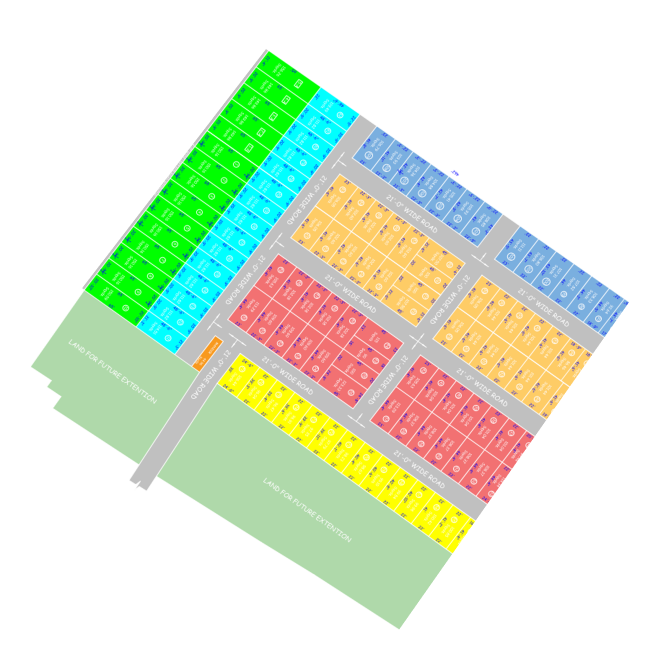
#> input picture test_fitted_cad_overlay.png, 2000 x 1997 px (shown at 1/3 size)
$ python -i cv_engine.py   (imports and definitions only)
#> lines starting #> are read from the running program, lines starting #| are printed output that depends on the picture
#> further down, picture is the input picture: PIL image 2000x1997 RGBA; mean R, G, B, A 76.5, 90.2, 67.4, 106
"""Preprocessing and Image Processing Engine for Layout Drawings.

Provides robust image preprocessing using OpenCV when available, with full
NumPy, SciPy, and Pillow fallbacks so the pipeline executes seamlessly in any environment.
"""

from __future__ import annotations

import logging
import math
from typing import Any, Dict, List, Optional, Tuple

import numpy as np
from PIL import Image, ImageEnhance, ImageFilter, ImageOps
from scipy import ndimage

logger = logging.getLogger("livemap.preprocessing")

try:
    import cv2  # type: ignore
    HAS_CV2 = True
except ImportError:
    cv2 = None
    HAS_CV2 = False


class ImagePreprocessingEngine:
    """Multi-strategy preprocessing engine for raster and scanned colony layout documents."""

    def __init__(self, high_resolution_dpi: int = 300, base_resolution_dpi: int = 150):
        self.high_resolution_dpi = high_resolution_dpi
        self.base_resolution_dpi = base_resolution_dpi

    # -------------------------------------------------------------------------
    # 1. Deskewing
    # -------------------------------------------------------------------------
    # [54 lines left out: functions detect_skew_angle, deskew, not called in this run]

    # -------------------------------------------------------------------------
    # 2. Denoising & Contrast Normalization
    # -------------------------------------------------------------------------
    def normalize_illumination(self, image: Image.Image) -> Image.Image:
        """Normalizes uneven background lighting across scanned layout drawings."""
        if HAS_CV2:
            try:
                np_img = np.array(image.convert("RGB"))
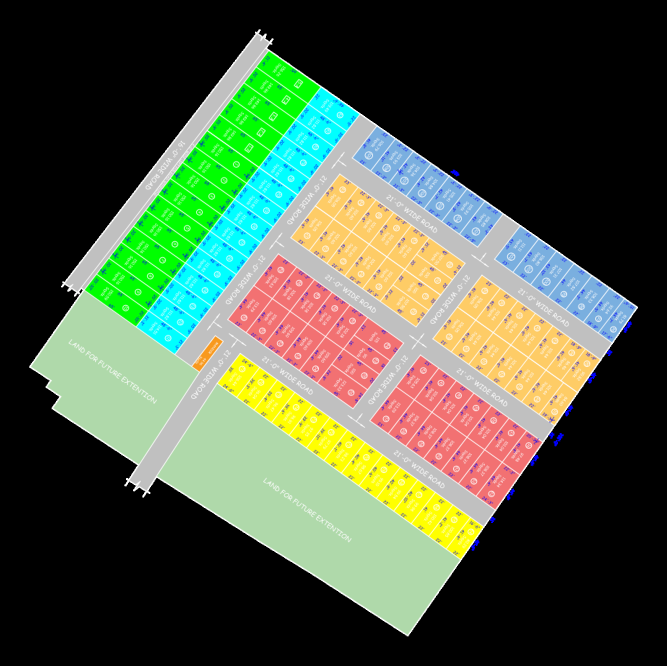
#> np_img: shape (1997, 2000, 3) (shown at 1/3 size); mean R, G, B 76.5, 90.2, 67.4
                # Convert to LAB and apply CLAHE to L channel
                lab = cv2.cvtColor(np_img, cv2.COLOR_RGB2LAB)
#> lab: shape (1997, 2000, 3); mean of channels 0, 1, 2 91.3, 123.4, 137.6
                l, a, b = cv2.split(lab)
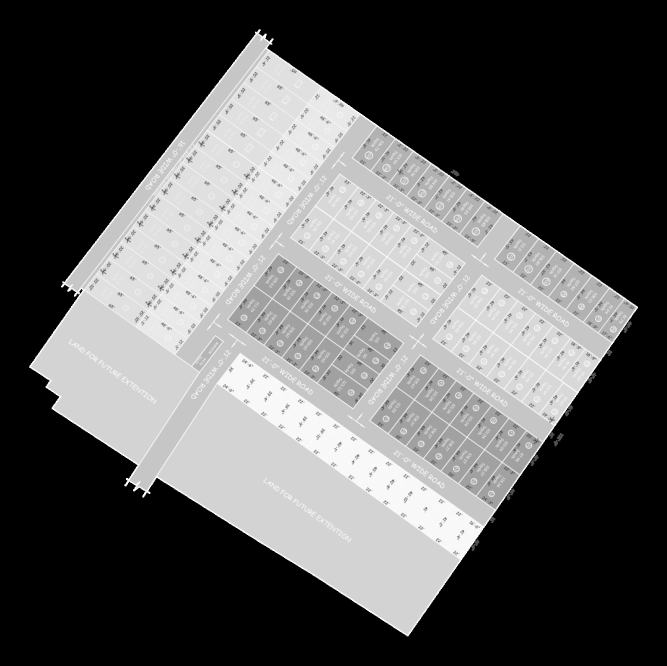
#> l: shape (1997, 2000) (shown at 1/3 size); min 0, max 255, mean 91.3
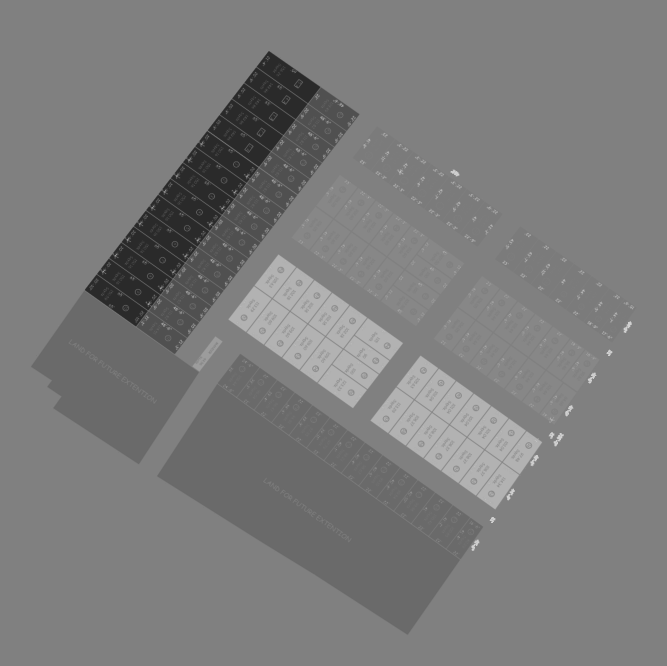
#> a: shape (1997, 2000) (shown at 1/3 size); min 42, max 207, mean 123.4
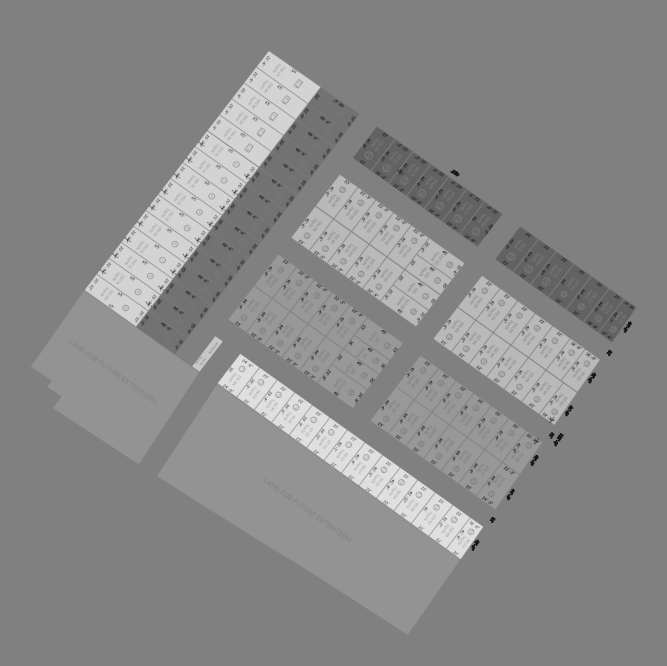
#> b: shape (1997, 2000) (shown at 1/3 size); min 20, max 223, mean 137.6
                clahe = cv2.createCLAHE(clipLimit=2.5, tileGridSize=(8, 8))
                cl = clahe.apply(l)
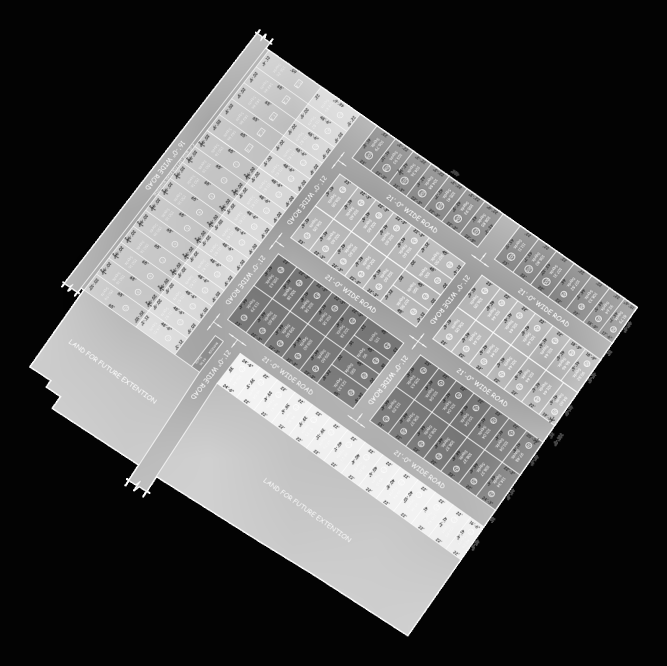
#> cl: shape (1997, 2000) (shown at 1/3 size); min 2, max 255, mean 83.5
                merged = cv2.merge((cl, a, b))
#> merged: shape (1997, 2000, 3); mean of channels 0, 1, 2 83.5, 123.4, 137.6
                norm_rgb = cv2.cvtColor(merged, cv2.COLOR_LAB2RGB)
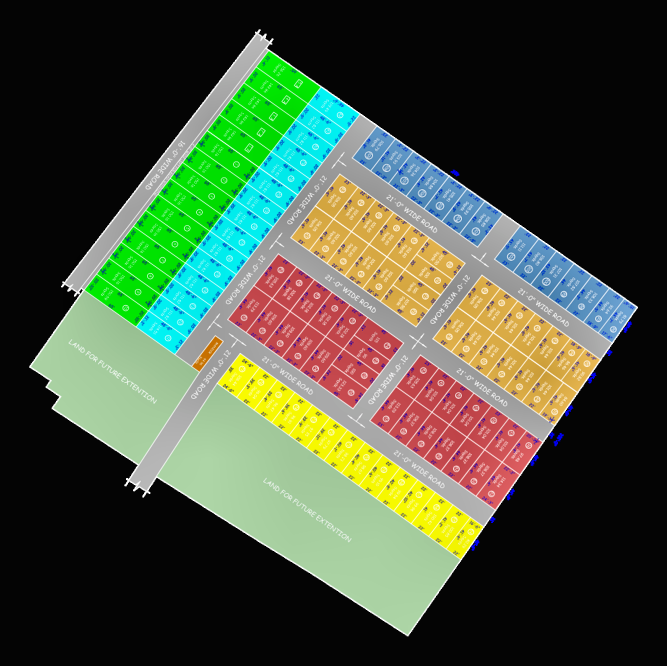
#> norm_rgb: shape (1997, 2000, 3) (shown at 1/3 size); mean R, G, B 69.6, 82.2, 60.6
                return Image.fromarray(norm_rgb)
            except Exception as e:
                logger.debug("cv2 normalize_illumination error: %s", e)

        # Pillow fallback
        enhancer = ImageEnhance.Contrast(image)
        return enhancer.enhance(1.25)

    # [208 lines left out: functions denoise, adaptive_threshold, extract_linework, segment_by_color, get_connected_components, crop_region, not called in this run]

>>> from PIL import Image
>>> picture = Image.open('../../../../../test_fitted_cad_overlay.png')
>>> result = ImagePreprocessingEngine().normalize_illumination(picture)
